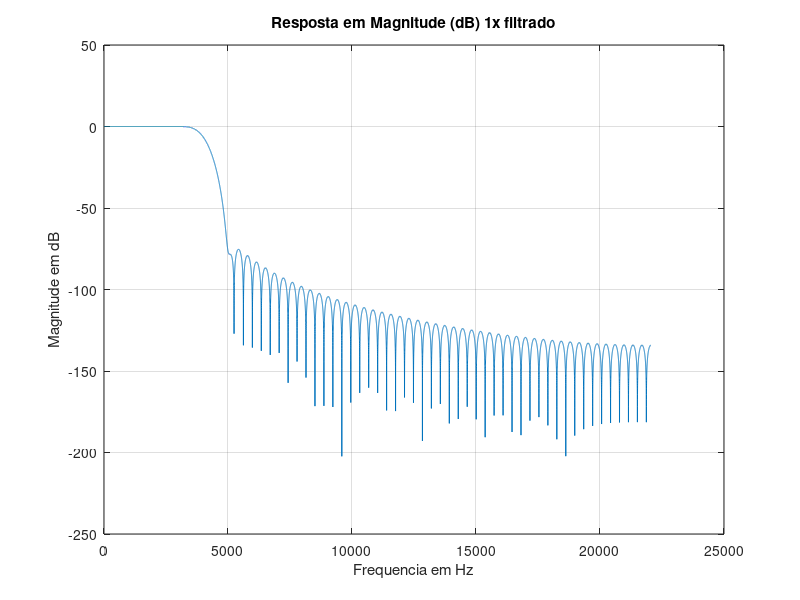
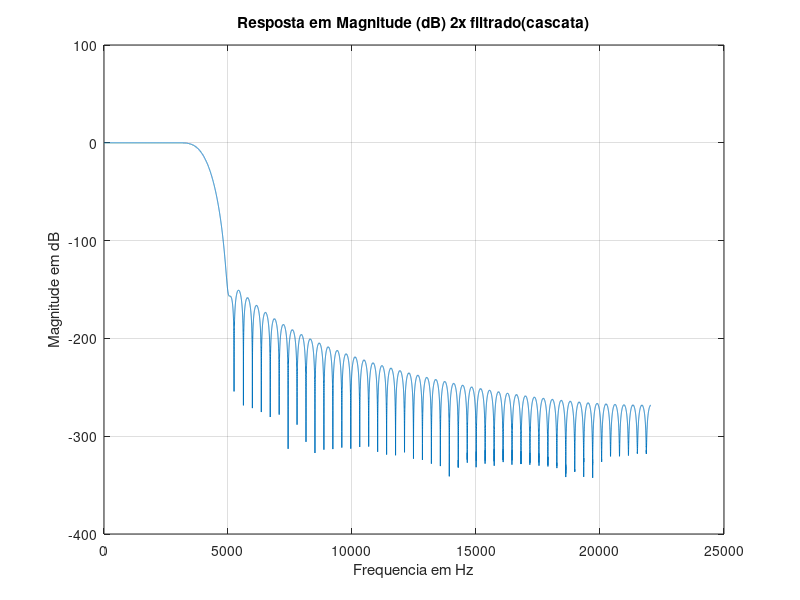

These figures' MATLAB source, in order:
%% Questão 02 Laboratório de PDS
% Aluno: Fabrício Mady;

%% Filtro passa-baixas FIR com Janela de Blackman em cascata
Fc1 = 3000;
Fc2 = 5000;
Fs = 44100;
wc1 = (Fc1/(Fs/2))*pi;
wc2 = (Fc2/(Fs/2))*pi;
wt =(wc2 - wc1);
ordem = [ceil(11*pi/wt)];
fc = (Fc1 + Fc2)/2;
fc = fc/(Fs/2);

h2 = fir1(ordem,fc,'low',blackman(ordem+1));
sinal_filtrado = conv(h2,h2);


%%  Resposta em Frequência do Filtro

a=1;
f=0:(Fs/2) - 1;
[H,w]=freqz(h2,a,f,Fs);
mag=abs(H);

figure
DB=20*log10(mag);
plot(f,DB);grid
title('Resposta em Magnitude (dB) 1x filtrado')
ylabel('Magnitude em dB')
xlabel('Frequencia em Hz')
%-------------------------------------------------------------------------

a=1;
f=0:(Fs/2) - 1;
[H,w]=freqz(sinal_filtrado,a,f,Fs);
mag=abs(H);

figure
DB=20*log10(mag);
plot(f,DB);grid
title('Resposta em Magnitude (dB) 2x filtrado(cascata)')
ylabel('Magnitude em dB')
xlabel('Frequencia em Hz')
%-------------------------------------------------------------------------

